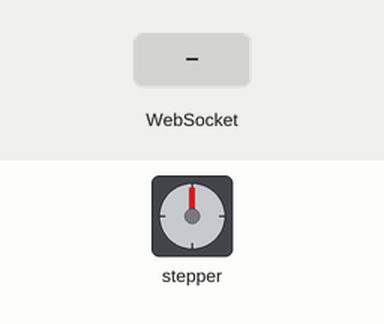
Recording of a program running on a simulated ESP32. Shown: stepper motor. The inputs (shaded band) are chosen by the test bench. WiFi joins after 1.5 s; servers stay silent unless stated; storage starts empty; stepper angles assume 2048 steps per turn; what the program prints to the serial monitor is not drawn.

Above: at 3.2 s.
3.3 s: WebSocket text "90" received
At 4.9 s:
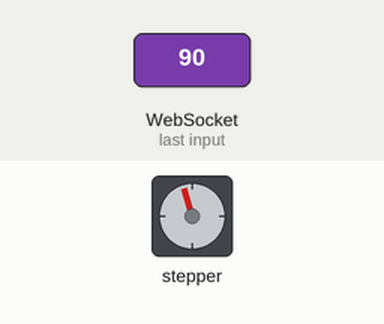
5.2 s: WebSocket text "200" received
At 6.8 s:
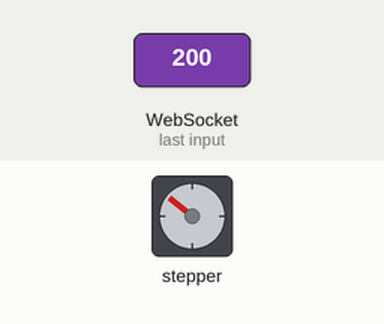
9.3 s: WebSocket text "90" received
At 10.6 s:
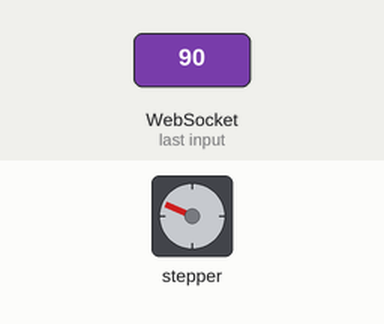
11.2 s: WebSocket text "200" received
At 13.7 s:
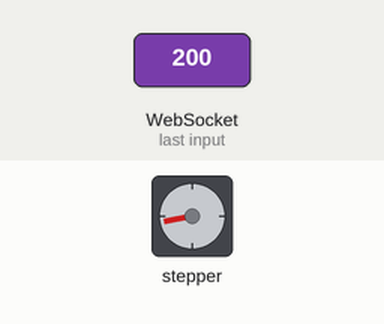
Timing chart, 0 to 14.8 s (numbered marks = the images above; inputs shaded):
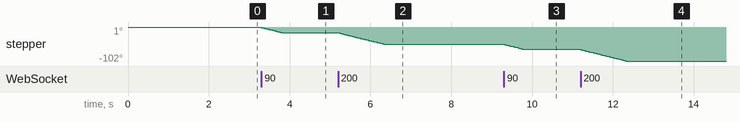

Measured:
- after the input at 3.3 s, stepper: turns 16° counter-clockwise in 0.49 s, starting at once
- after the input at 5.2 s, stepper: turns 35° counter-clockwise in 1.1 s, starting at once
- after the input at 9.3 s, stepper: turns 16° counter-clockwise in 0.49 s, starting at once
- after the input at 11.2 s, stepper: turns 35° counter-clockwise in 1.1 s, starting at once

The program:

main.cpp
```cpp
#include <Arduino.h>
#include <WiFi.h>
#include <AsyncTCP.h>
#include <ESPAsyncWebServer.h>
#include "SPIFFS.h"
#include <Stepper.h>

const int stepsPerRevolution = 2048; // change this to fit the number of steps per revolution
#define IN1 19
#define IN2 18
#define IN3 5
#define IN4 17
Stepper myStepper(stepsPerRevolution, IN1, IN3, IN2, IN4);

String message = "";

// Replace with your network credentials
const char *ssid = "Phong 308";
const char *password = "Matkhaucu";

// Create AsyncWebServer object on port 80
AsyncWebServer server(80);

// Create a WebSocket object
AsyncWebSocket ws("/ws");

// Variables to save values from HTML form
String direction = "STOP";
String steps;

bool newRequest = false;

// Initialize SPIFFS
void initSPIFFS()
{
  if (!SPIFFS.begin(true))
  {
    Serial.println("An error has occurred while mounting SPIFFS");
  }
  else
  {
    Serial.println("SPIFFS mounted successfully");
  }
}

// Initialize WiFi
void initWiFi()
{
  WiFi.mode(WIFI_STA);
  WiFi.begin(ssid, password);
  Serial.print("Connecting to WiFi ..");
  while (WiFi.status() != WL_CONNECTED)
  {
    Serial.print('.');
    delay(1000);
  }
  Serial.println(WiFi.localIP());
}

void notifyClients(String state)
{
  ws.textAll(state);
}

void handleWebSocketMessage(void *arg, uint8_t *data, size_t len)
{
  AwsFrameInfo *info = (AwsFrameInfo *)arg;
  if (info->final && info->index == 0 && info->len == len && info->opcode == WS_TEXT)
  {
    data[len] = 0;
    message = (char *)data;
    steps = message.substring(0, message.indexOf("&"));
    direction = message.substring(message.indexOf("&") + 1, message.length());
    Serial.print("steps");
    Serial.println(steps);
    Serial.print("direction");
    Serial.println(direction);
    notifyClients(direction);
    newRequest = true;
  }
}

void onEvent(AsyncWebSocket *server, AsyncWebSocketClient *client, AwsEventType type, void *arg, uint8_t *data, size_t len)
{
  switch (type)
  {
  case WS_EVT_CONNECT:
    Serial.printf("WebSocket client #%u connected from %s\n", client->id(), client->remoteIP().toString().c_str());
    // Notify client of motor current state when it first connects
    notifyClients(direction);
    break;
  case WS_EVT_DISCONNECT:
    Serial.printf("WebSocket client #%u disconnected\n", client->id());
    break;
  case WS_EVT_DATA:
    handleWebSocketMessage(arg, data, len);
    break;
  case WS_EVT_PONG:
  case WS_EVT_ERROR:
    break;
  }
}

void initWebSocket()
{
  ws.onEvent(onEvent);
  server.addHandler(&ws);
}

void setup()
{
  // Serial port for debugging purposes

  Serial.begin(9600);
  initWiFi();
  initWebSocket();
  initSPIFFS();
  myStepper.setSpeed(5);

  // Web Server Root URL
  server.on("/", HTTP_GET, [](AsyncWebServerRequest *request)
            { request->send(SPIFFS, "/index.html", "text/html"); });

  server.serveStatic("/", SPIFFS, "/");

  server.begin();
}

void loop()
{
  if (newRequest)
  {
    if (direction == "CW")
    {
      myStepper.step(steps.toInt());
      Serial.print("CW");
    }
    else
    {
      myStepper.step(-steps.toInt());
    }
    newRequest = false;
    notifyClients("stop");
  }
  ws.cleanupClients();
}
```
